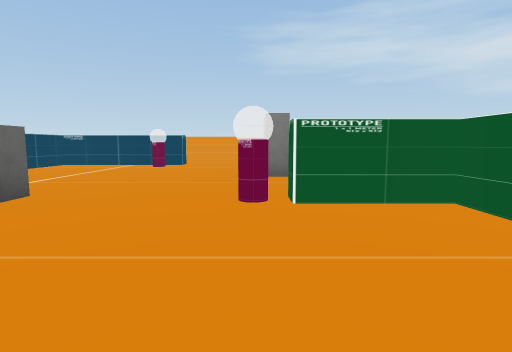
View 1 (above)

21 first-person views from a walk through a 3-D level made in the Unity game engine. The camera is 1.4 m above the floor, tilts 6° down and sees 80° across. The floor is counted in squares, 2 m on a side. Each view is taken from the middle of a square. On the plan, view 1 faces up. The plan holds only what a view shows up to about 10 squares ahead; the rest is blank. The player is left out. Some surface patterns are stand-ins.

View 2
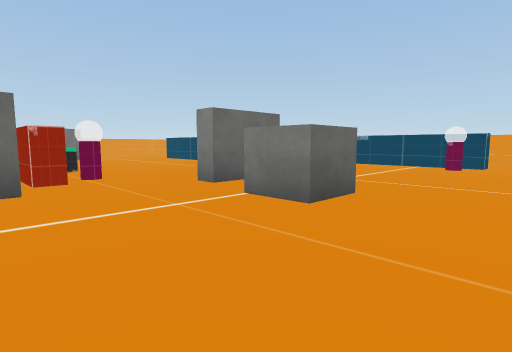

View 3
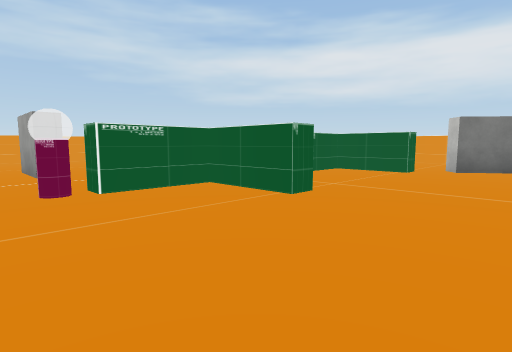

View 4
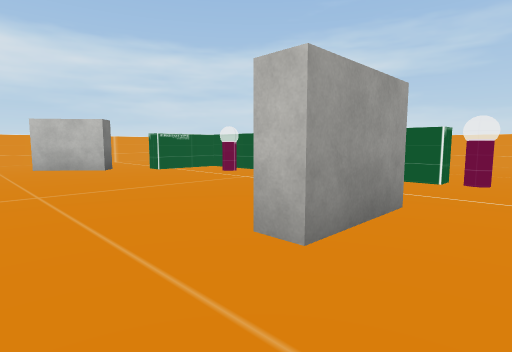

View 5
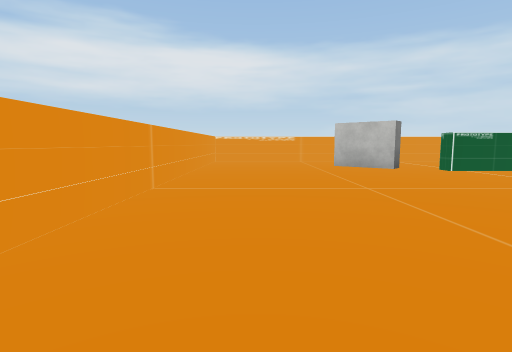

View 6
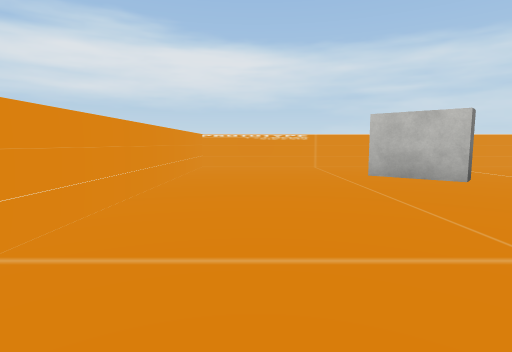

View 7
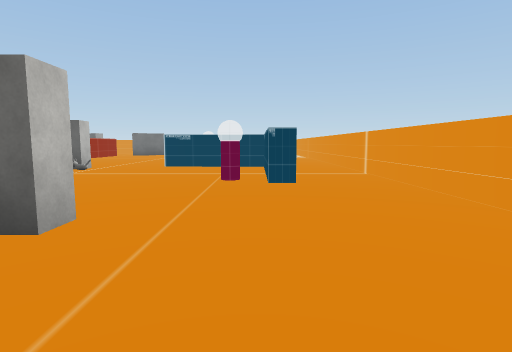

View 8
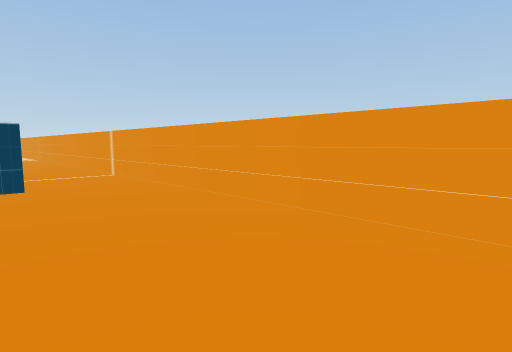

View 9
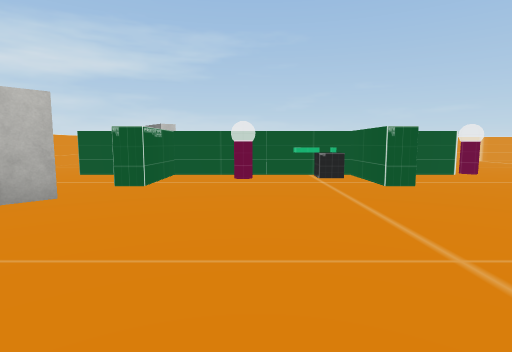

View 10
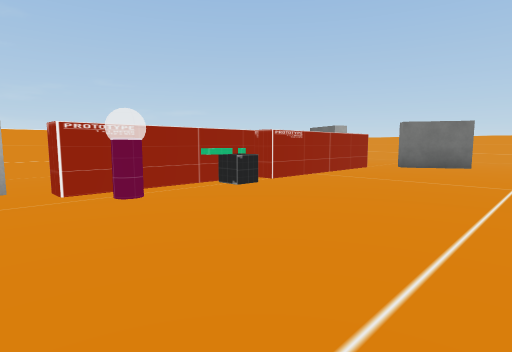

View 11
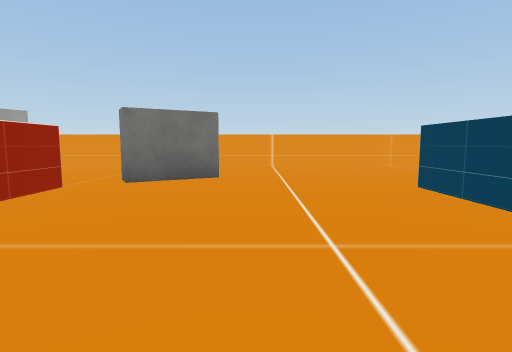

View 12
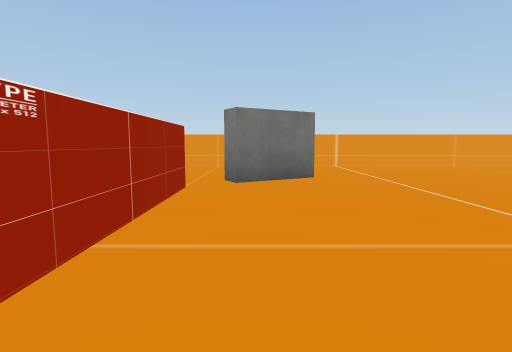

View 13
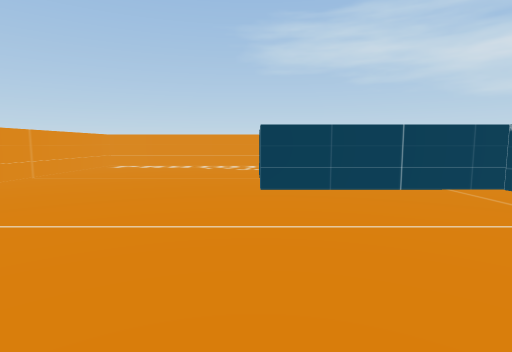

View 14
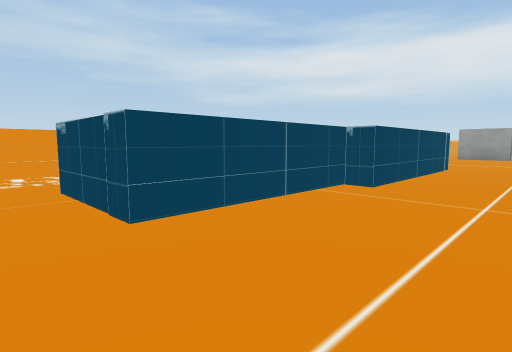

View 15
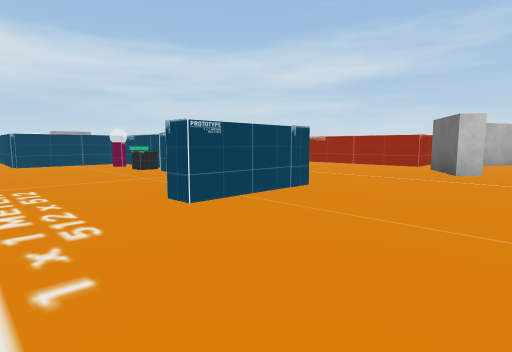

View 16
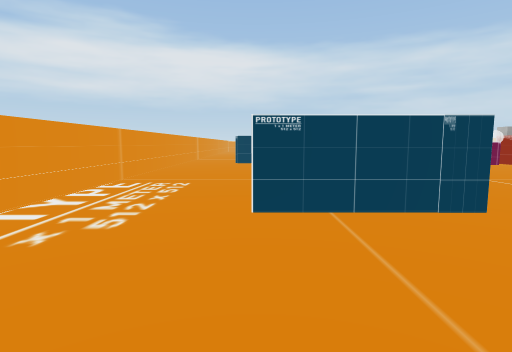

View 17
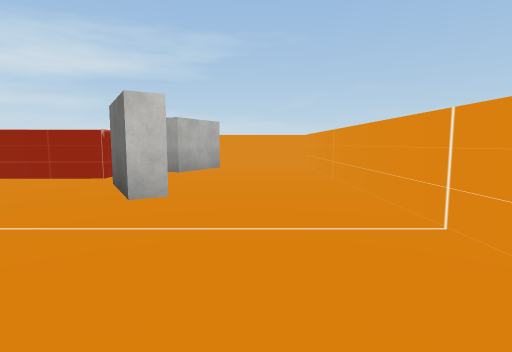

View 18
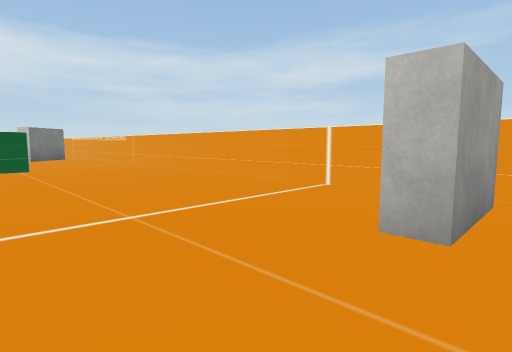

View 19
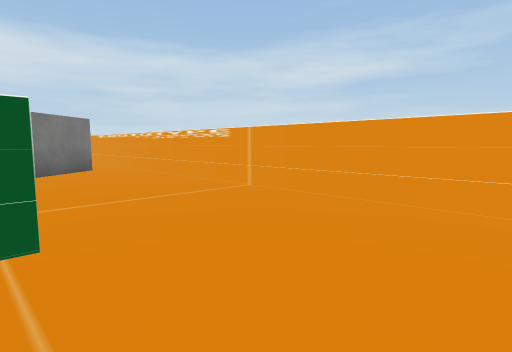

View 20
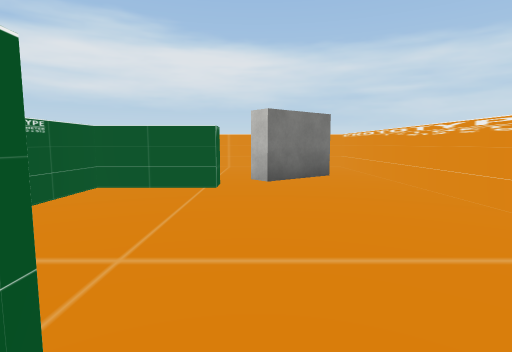

View 21
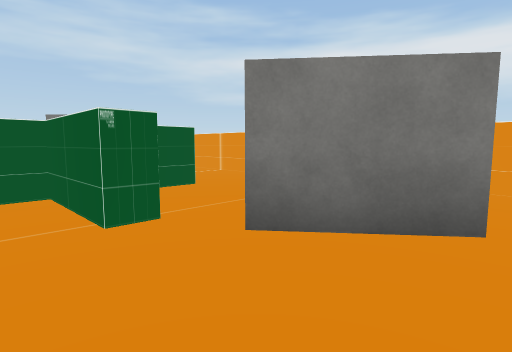

### Floor plan
Points are (right, up) in squares from view 1. A wall is a line through its corners. A room is listed if a view was taken in it or the views show most of it. See-through windows are left out.
Room 1 (views 1, 2, 3, 4, 5, 6, 7, 8, 9, 10, 19, 20, 21)
walls: (0.8, 6.5) (0.2, 6.5) (0.2, 8.3) (0.8, 8.3); (2.2, 6) (2.8, 6) (2.8, 4) (6.9, 4) (6.9, 6) (7.4, 6); (0.4, 4) (1.4, 4); (2.9, 1.6) (2.3, 1.6) (2.3, 3.5) (0.4, 3.5); (-3.4, 10.2) (-6.4, 10.3) (-6.4, 7.1); (-6, 5.2) (-5.4, 5.2) (-5.4, 3.3) (-6, 3.3); (8, 6.8) (7.5, 7.1) (8.8, 8.5); (7.4, 1.6) (6.9, 1.6) (6.9, 3.5) (5.4, 3.5); (-6.9, 10.7) (-5, 10.7); (-7, 1.4) (-7, 0.9); (-6.5, 0.6) (-6, 0.6); (8.2, 0.1) (7.7, 0.8) (8.1, 1.2); (11.2, 6.6) (11.2, 12.6) (-7.4, 12.6); (-7.5, -1.6) (7.5, -1.6)
ways out: opening at (-6.2, 4.5) to room 2; opening at (-7, 11.5) to room 3; opening at (8.5, -1) to room 4; opening at (8.5, 6) to room 5; opening at (10.5, 7.5) to room 5
objects: other object (-5, 6); other object (-4, 3) to (-4, 4); other object (-3, 9) to (-3, 10); other object (0, 4); other object (4, 5); other object (5, 5)
Room 2 (views 11, 12, 13, 14, 15, 16, 17, 18)
walls: (-16.8, 4) (-16.4, 4.2) (-15.5, 2.7) (-15.9, 2.4); (-14.9, 0.9) (-14.9, 1.9) (-10.6, 1.9) (-10.6, 1.4) (-7, 1.4); (-16.9, -1.1) (-16.1, 0.5) (-15.7, 0.3); (-14.4, 12.6) (-19.6, 12.6) (-19.6, -1.6) (-16.9, -1.6); (-6.4, 7.1) (-11.2, 7.1) (-11.2, 7.6) (-14.9, 7.6) (-14.9, 10) (-14.3, 10)
ways out: opening at (-6.2, 4.5) to room 1; opening at (-15, 11.5) to room 3
objects: other object (-9, 2); other object (-8, 2)
Room 3 (no view inside)
walls: (-11, 8.1) (-10.5, 8.1); (-9.4, 7.6) (-8.8, 7.6); (-6.9, 8.8) (-6.9, 10.7); (-7.4, 12.6) (-14.4, 12.6)
ways out: opening at (-7, 11.5) to room 1; opening at (-15, 11.5) to room 2
objects: other object (-10, 8); other object (-8, 8)
Room 4 (no view inside)
walls: (8.8, -0.7) (8.2, 0.1); (9.1, 3.5) (8.2, 3.5); (7.5, -1.6) (11.2, -1.6) (11.2, 4.4)
ways out: opening at (8.5, -1) to room 1; opening at (10.5, 4) to room 5
Room 5 (no view inside)
walls: (11.2, 4.4) (11.2, 6.6); (8.1, 4) (9.1, 4)
ways out: opening at (8.5, 6) to room 1; opening at (10.5, 7.5) to room 1; opening at (10.5, 4) to room 4

Positions as (right, up) in squares from view 1, and headings:
1: (0, 0), facing up
2: (-1, 0), facing up-left
3: (-1, -1), facing up-right
4: (-1, 10), facing down-right
5: (-1, 11), facing right
6: (2, 11), facing right
7: (3, 10), facing left
8: (3, 10), facing up-left
9: (5, 11), facing down
10: (-6, 6), facing down-left
11: (-10, 5), facing left
12: (-10, 3), facing left
13: (-15, 3), facing up
14: (-16, 5), facing up-right
15: (-18, 12), facing down-right
16: (-18, 10), facing right
17: (-18, 8), facing down
18: (-7, 3), facing down-right
19: (0, 2), facing down-right
20: (2, 1), facing right
21: (6, -1), facing up-right
